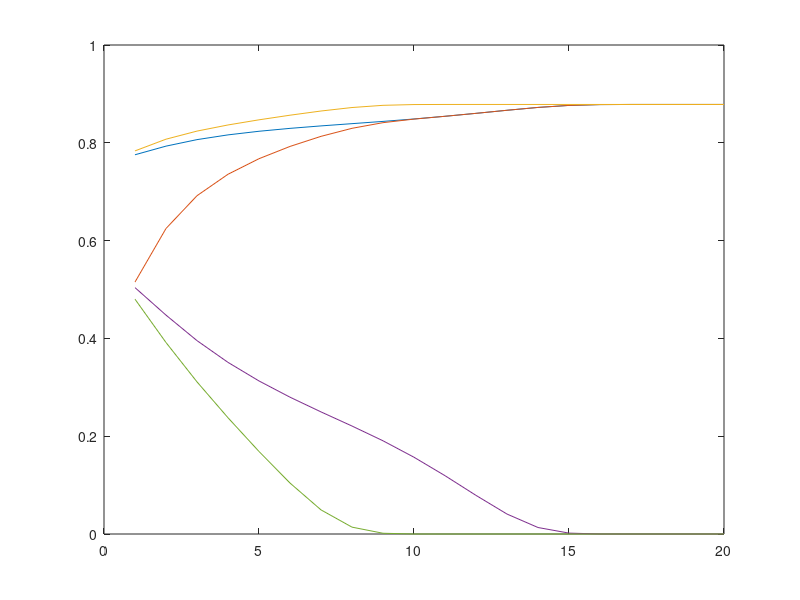

The MATLAB source for this figure:
clear all;
V = 4;
L = [Inf,4,12,Inf;...
     4,Inf,4,15;...
     12,4,Inf,5;...
     Inf,15,5,Inf];
% P = zeros(1,4);
D = ones(4,4);
Q = zeros(4,4);
count = 1;
I = 3;
r = 1.8;

for loop = 1:20
    %% Calculate P
    temp = zeros(V,V);
    for i = 1:V
        for j = 1:V
            if (i ~= j)
                temp(i,i) = temp(i,i) + D(i,j)/L(i,j);
                temp(i,j) = -1*D(i,j)/L(i,j);
            end 
        end
    end

    b = [I;0;0;-1*I];
    a = temp(:,1:3)\b;
    P = [a;0];  
 
    %% Calculate Q
    for i = 1:V
        for j = 1:V
            if (i ~= j)
                Q(i,j) = D(i,j)/L(i,j)*(P(i) - P(j));
            end 
        end
    end

    %% Calculate next D
    for i = 1:V
        for j = 1:V
            if (i ~= j)
                slope = abs(Q(i,j))^r/(1+abs(Q(i,j))^r) - D(i,j);
                D(i,j) = D(i,j) + slope;
%                 D(i,j) = 0.5*((Q(i,j)*(P(i) - P(j)))/(L(i,j)*(P(1) - P(4))) + D(i,j));
%                 D(i,j) = abs(Q(i,j))^r/(1+abs(Q(i,j))^r) + exp(-D(i,j));
            end 
        end
    end

    data(count,:) = [D(1,2),D(2,3),D(3,4),D(1,3),D(2,4)];
    count = count + 1;
end
%%
plot(data);

%%
% pos = randtop(2,2);
% plotsom(pos)